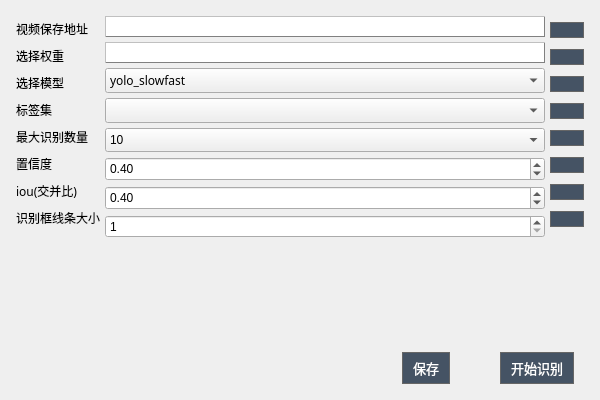
<?xml version="1.0" encoding="UTF-8"?>
<ui version="4.0">
 <class>model_settings</class>
 <widget class="QDialog" name="model_settings">
  <property name="geometry">
   <rect>
    <x>0</x>
    <y>0</y>
    <width>600</width>
    <height>400</height>
   </rect>
  </property>
  <property name="windowTitle">
   <string>Dialog</string>
  </property>
  <layout class="QGridLayout" name="gridLayout">
   <item row="0" column="0">
    <layout class="QVBoxLayout" name="verticalLayout" stretch="0,0,0">
     <property name="spacing">
      <number>5</number>
     </property>
     <property name="leftMargin">
      <number>5</number>
     </property>
     <property name="topMargin">
      <number>5</number>
     </property>
     <property name="rightMargin">
      <number>5</number>
     </property>
     <property name="bottomMargin">
      <number>5</number>
     </property>
     <item>
      <layout class="QHBoxLayout" name="horizontalLayout" stretch="0,0,0">
       <item>
        <layout class="QVBoxLayout" name="verticalLayout_2" stretch="1,1,1,1,1,1,1,0">
         <item>
          <widget class="QLabel" name="label">
           <property name="sizePolicy">
            <sizepolicy hsizetype="Fixed" vsizetype="Fixed">
             <horstretch>0</horstretch>
             <verstretch>0</verstretch>
            </sizepolicy>
           </property>
           <property name="font">
            <font>
             <family>微软雅黑</family>
            </font>
           </property>
           <property name="text">
            <string>视频保存地址</string>
           </property>
          </widget>
         </item>
         <item>
          <widget class="QLabel" name="label_2">
           <property name="sizePolicy">
            <sizepolicy hsizetype="Fixed" vsizetype="Fixed">
             <horstretch>0</horstretch>
             <verstretch>0</verstretch>
            </sizepolicy>
           </property>
           <property name="font">
            <font>
             <family>微软雅黑</family>
            </font>
           </property>
           <property name="text">
            <string>选择权重</string>
           </property>
          </widget>
         </item>
         <item>
          <widget class="QLabel" name="label_3">
           <property name="sizePolicy">
            <sizepolicy hsizetype="Fixed" vsizetype="Fixed">
             <horstretch>0</horstretch>
             <verstretch>0</verstretch>
            </sizepolicy>
           </property>
           <property name="font">
            <font>
             <family>微软雅黑</family>
            </font>
           </property>
           <property name="text">
            <string>选择模型</string>
           </property>
          </widget>
         </item>
         <item>
          <widget class="QLabel" name="label_4">
           <property name="sizePolicy">
            <sizepolicy hsizetype="Fixed" vsizetype="Fixed">
             <horstretch>0</horstretch>
             <verstretch>0</verstretch>
            </sizepolicy>
           </property>
           <property name="font">
            <font>
             <family>微软雅黑</family>
            </font>
           </property>
           <property name="text">
            <string>标签集</string>
           </property>
          </widget>
         </item>
         <item>
          <widget class="QLabel" name="label_7">
           <property name="sizePolicy">
            <sizepolicy hsizetype="Fixed" vsizetype="Fixed">
             <horstretch>0</horstretch>
             <verstretch>0</verstretch>
            </sizepolicy>
           </property>
           <property name="font">
            <font>
             <family>微软雅黑</family>
            </font>
           </property>
           <property name="contextMenuPolicy">
            <enum>Qt::DefaultContextMenu</enum>
           </property>
           <property name="text">
            <string>最大识别数量</string>
           </property>
          </widget>
         </item>
         <item>
          <widget class="QLabel" name="label_8">
           <property name="sizePolicy">
            <sizepolicy hsizetype="Fixed" vsizetype="Fixed">
             <horstretch>0</horstretch>
             <verstretch>0</verstretch>
            </sizepolicy>
           </property>
           <property name="font">
            <font>
             <family>微软雅黑</family>
            </font>
           </property>
           <property name="text">
            <string>置信度</string>
           </property>
          </widget>
         </item>
         <item>
          <widget class="QLabel" name="label_9">
           <property name="sizePolicy">
            <sizepolicy hsizetype="Fixed" vsizetype="Fixed">
             <horstretch>0</horstretch>
             <verstretch>0</verstretch>
            </sizepolicy>
           </property>
           <property name="font">
            <font>
             <family>微软雅黑</family>
            </font>
           </property>
           <property name="text">
            <string>iou(交并比)</string>
           </property>
          </widget>
         </item>
         <item>
          <widget class="QLabel" name="label_10">
           <property name="sizePolicy">
            <sizepolicy hsizetype="Fixed" vsizetype="Fixed">
             <horstretch>0</horstretch>
             <verstretch>0</verstretch>
            </sizepolicy>
           </property>
           <property name="font">
            <font>
             <family>微软雅黑</family>
            </font>
           </property>
           <property name="text">
            <string>识别框线条大小</string>
           </property>
          </widget>
         </item>
        </layout>
       </item>
       <item>
        <layout class="QVBoxLayout" name="verticalLayout_3" stretch="1,1,1,1,1,0,0,0">
         <item>
          <widget class="QLineEdit" name="save_address_edit">
           <property name="font">
            <font>
             <family>微软雅黑</family>
            </font>
           </property>
           <property name="styleSheet">
            <string notr="true">border-width:1;border-style:outset;border-color:gray;</string>
           </property>
           <property name="readOnly">
            <bool>true</bool>
           </property>
          </widget>
         </item>
         <item>
          <widget class="QLineEdit" name="pt_edit">
           <property name="font">
            <font>
             <family>微软雅黑</family>
            </font>
           </property>
           <property name="styleSheet">
            <string notr="true">border-width:1;border-style:outset;border-color:gray;</string>
           </property>
           <property name="readOnly">
            <bool>true</bool>
           </property>
          </widget>
         </item>
         <item>
          <widget class="QComboBox" name="model_combox">
           <property name="enabled">
            <bool>true</bool>
           </property>
           <property name="sizePolicy">
            <sizepolicy hsizetype="Expanding" vsizetype="Fixed">
             <horstretch>0</horstretch>
             <verstretch>0</verstretch>
            </sizepolicy>
           </property>
           <property name="minimumSize">
            <size>
             <width>0</width>
             <height>24</height>
            </size>
           </property>
           <property name="font">
            <font>
             <family>微软雅黑</family>
            </font>
           </property>
           <item>
            <property name="text">
             <string>yolo_slowfast</string>
            </property>
           </item>
           <item>
            <property name="text">
             <string>yolov5</string>
            </property>
           </item>
          </widget>
         </item>
         <item>
          <widget class="QComboBox" name="label_combox">
           <property name="sizePolicy">
            <sizepolicy hsizetype="Expanding" vsizetype="Fixed">
             <horstretch>0</horstretch>
             <verstretch>0</verstretch>
            </sizepolicy>
           </property>
           <property name="minimumSize">
            <size>
             <width>0</width>
             <height>24</height>
            </size>
           </property>
           <property name="font">
            <font>
             <family>微软雅黑</family>
            </font>
           </property>
           <property name="styleSheet">
            <string notr="true"/>
           </property>
          </widget>
         </item>
         <item>
          <widget class="QComboBox" name="max_size_comboBox">
           <property name="sizePolicy">
            <sizepolicy hsizetype="Expanding" vsizetype="Fixed">
             <horstretch>0</horstretch>
             <verstretch>0</verstretch>
            </sizepolicy>
           </property>
           <property name="minimumSize">
            <size>
             <width>0</width>
             <height>24</height>
            </size>
           </property>
           <item>
            <property name="text">
             <string>10</string>
            </property>
           </item>
           <item>
            <property name="text">
             <string>20</string>
            </property>
           </item>
           <item>
            <property name="text">
             <string>40</string>
            </property>
           </item>
           <item>
            <property name="text">
             <string>80</string>
            </property>
           </item>
           <item>
            <property name="text">
             <string>100</string>
            </property>
           </item>
          </widget>
         </item>
         <item>
          <widget class="QDoubleSpinBox" name="conf_doubleSpinBox">
           <property name="sizePolicy">
            <sizepolicy hsizetype="Expanding" vsizetype="Fixed">
             <horstretch>0</horstretch>
             <verstretch>0</verstretch>
            </sizepolicy>
           </property>
           <property name="minimumSize">
            <size>
             <width>0</width>
             <height>24</height>
            </size>
           </property>
           <property name="maximum">
            <double>1.000000000000000</double>
           </property>
           <property name="singleStep">
            <double>0.010000000000000</double>
           </property>
           <property name="value">
            <double>0.400000000000000</double>
           </property>
          </widget>
         </item>
         <item>
          <widget class="QDoubleSpinBox" name="iou_doubleSpinBox">
           <property name="sizePolicy">
            <sizepolicy hsizetype="Expanding" vsizetype="Fixed">
             <horstretch>0</horstretch>
             <verstretch>0</verstretch>
            </sizepolicy>
           </property>
           <property name="minimumSize">
            <size>
             <width>0</width>
             <height>24</height>
            </size>
           </property>
           <property name="maximum">
            <double>1.000000000000000</double>
           </property>
           <property name="singleStep">
            <double>0.010000000000000</double>
           </property>
           <property name="stepType">
            <enum>QAbstractSpinBox::AdaptiveDecimalStepType</enum>
           </property>
           <property name="value">
            <double>0.400000000000000</double>
           </property>
          </widget>
         </item>
         <item>
          <widget class="QSpinBox" name="line_thickness">
           <property name="minimum">
            <number>1</number>
           </property>
           <property name="maximum">
            <number>4</number>
           </property>
          </widget>
         </item>
        </layout>
       </item>
       <item>
        <layout class="QVBoxLayout" name="verticalLayout_4" stretch="1,1,1,1,1,1,1,0">
         <item>
          <widget class="QPushButton" name="save_address_button">
           <property name="sizePolicy">
            <sizepolicy hsizetype="Fixed" vsizetype="Fixed">
             <horstretch>0</horstretch>
             <verstretch>0</verstretch>
            </sizepolicy>
           </property>
           <property name="minimumSize">
            <size>
             <width>25</width>
             <height>0</height>
            </size>
           </property>
           <property name="sizeIncrement">
            <size>
             <width>25</width>
             <height>0</height>
            </size>
           </property>
           <property name="styleSheet">
            <string notr="true">QPushButton {
    background-color: #455364; /* 默认颜色，浅灰色 */
    border: 1px solid #666666; /* 灰色的边框 */
}

QPushButton:hover {
    background-color: #54687a; /* 鼠标悬停时的颜色，稍浅的灰色 */
}

QPushButton:pressed {
    background-color: #455364; /* 鼠标点击时的颜色，稍深的灰色 */
}
</string>
           </property>
           <property name="text">
            <string/>
           </property>
           <property name="icon">
            <iconset>
             <normaloff>resources/op_icon/edit.png</normaloff>resources/op_icon/edit.png</iconset>
           </property>
          </widget>
         </item>
         <item>
          <widget class="QPushButton" name="pt_select_button">
           <property name="sizePolicy">
            <sizepolicy hsizetype="Fixed" vsizetype="Fixed">
             <horstretch>0</horstretch>
             <verstretch>0</verstretch>
            </sizepolicy>
           </property>
           <property name="minimumSize">
            <size>
             <width>25</width>
             <height>0</height>
            </size>
           </property>
           <property name="styleSheet">
            <string notr="true">QPushButton {
    background-color: #455364; /* 默认颜色，浅灰色 */
    border: 1px solid #666666; /* 灰色的边框 */
}

QPushButton:hover {
    background-color: #54687a; /* 鼠标悬停时的颜色，稍浅的灰色 */
}

QPushButton:pressed {
    background-color: #455364; /* 鼠标点击时的颜色，稍深的灰色 */
}
</string>
           </property>
           <property name="text">
            <string/>
           </property>
           <property name="icon">
            <iconset>
             <normaloff>resources/op_icon/edit.png</normaloff>resources/op_icon/edit.png</iconset>
           </property>
          </widget>
         </item>
         <item>
          <widget class="QPushButton" name="model_select_button">
           <property name="sizePolicy">
            <sizepolicy hsizetype="Fixed" vsizetype="Fixed">
             <horstretch>0</horstretch>
             <verstretch>0</verstretch>
            </sizepolicy>
           </property>
           <property name="minimumSize">
            <size>
             <width>25</width>
             <height>0</height>
            </size>
           </property>
           <property name="styleSheet">
            <string notr="true">QPushButton {
    background-color: #455364; /* 默认颜色，浅灰色 */
    border: 1px solid #666666; /* 灰色的边框 */
}

QPushButton:hover {
    background-color: #54687a; /* 鼠标悬停时的颜色，稍浅的灰色 */
}

QPushButton:pressed {
    background-color: #455364; /* 鼠标点击时的颜色，稍深的灰色 */
}
</string>
           </property>
           <property name="text">
            <string/>
           </property>
           <property name="icon">
            <iconset>
             <normaloff>resources/op_icon/alarm.png</normaloff>resources/op_icon/alarm.png</iconset>
           </property>
          </widget>
         </item>
         <item>
          <widget class="QPushButton" name="labels_select_button">
           <property name="sizePolicy">
            <sizepolicy hsizetype="Fixed" vsizetype="Fixed">
             <horstretch>0</horstretch>
             <verstretch>0</verstretch>
            </sizepolicy>
           </property>
           <property name="minimumSize">
            <size>
             <width>25</width>
             <height>0</height>
            </size>
           </property>
           <property name="styleSheet">
            <string notr="true">QPushButton {
    background-color: #455364; /* 默认颜色，浅灰色 */
    border: 1px solid #666666; /* 灰色的边框 */
}

QPushButton:hover {
    background-color: #54687a; /* 鼠标悬停时的颜色，稍浅的灰色 */
}

QPushButton:pressed {
    background-color: #455364; /* 鼠标点击时的颜色，稍深的灰色 */
}
</string>
           </property>
           <property name="text">
            <string/>
           </property>
           <property name="icon">
            <iconset>
             <normaloff>resources/op_icon/edit.png</normaloff>resources/op_icon/edit.png</iconset>
           </property>
          </widget>
         </item>
         <item>
          <widget class="QPushButton" name="max_size">
           <property name="sizePolicy">
            <sizepolicy hsizetype="Fixed" vsizetype="Fixed">
             <horstretch>0</horstretch>
             <verstretch>0</verstretch>
            </sizepolicy>
           </property>
           <property name="styleSheet">
            <string notr="true">QPushButton {
    background-color: #455364; /* 默认颜色，浅灰色 */
    border: 1px solid #666666; /* 灰色的边框 */
}

QPushButton:hover {
    background-color: #54687a; /* 鼠标悬停时的颜色，稍浅的灰色 */
}

QPushButton:pressed {
    background-color: #455364; /* 鼠标点击时的颜色，稍深的灰色 */
}
</string>
           </property>
           <property name="text">
            <string/>
           </property>
           <property name="icon">
            <iconset>
             <normaloff>resources/op_icon/alarm.png</normaloff>resources/op_icon/alarm.png</iconset>
           </property>
          </widget>
         </item>
         <item>
          <widget class="QPushButton" name="conf">
           <property name="sizePolicy">
            <sizepolicy hsizetype="Fixed" vsizetype="Fixed">
             <horstretch>0</horstretch>
             <verstretch>0</verstretch>
            </sizepolicy>
           </property>
           <property name="styleSheet">
            <string notr="true">QPushButton {
    background-color: #455364; /* 默认颜色，浅灰色 */
    border: 1px solid #666666; /* 灰色的边框 */
}

QPushButton:hover {
    background-color: #54687a; /* 鼠标悬停时的颜色，稍浅的灰色 */
}

QPushButton:pressed {
    background-color: #455364; /* 鼠标点击时的颜色，稍深的灰色 */
}
</string>
           </property>
           <property name="text">
            <string/>
           </property>
           <property name="icon">
            <iconset>
             <normaloff>resources/op_icon/alarm.png</normaloff>resources/op_icon/alarm.png</iconset>
           </property>
          </widget>
         </item>
         <item>
          <widget class="QPushButton" name="iou">
           <property name="sizePolicy">
            <sizepolicy hsizetype="Fixed" vsizetype="Fixed">
             <horstretch>0</horstretch>
             <verstretch>0</verstretch>
            </sizepolicy>
           </property>
           <property name="styleSheet">
            <string notr="true">QPushButton {
    background-color: #455364; /* 默认颜色，浅灰色 */
    border: 1px solid #666666; /* 灰色的边框 */
}

QPushButton:hover {
    background-color: #54687a; /* 鼠标悬停时的颜色，稍浅的灰色 */
}

QPushButton:pressed {
    background-color: #455364; /* 鼠标点击时的颜色，稍深的灰色 */
}
</string>
           </property>
           <property name="text">
            <string/>
           </property>
           <property name="icon">
            <iconset>
             <normaloff>resources/op_icon/alarm.png</normaloff>resources/op_icon/alarm.png</iconset>
           </property>
          </widget>
         </item>
         <item>
          <widget class="QPushButton" name="line_thickness_button">
           <property name="sizePolicy">
            <sizepolicy hsizetype="Fixed" vsizetype="Fixed">
             <horstretch>0</horstretch>
             <verstretch>0</verstretch>
            </sizepolicy>
           </property>
           <property name="styleSheet">
            <string notr="true">QPushButton {
    background-color: #455364; /* 默认颜色，浅灰色 */
    border: 1px solid #666666; /* 灰色的边框 */
}

QPushButton:hover {
    background-color: #54687a; /* 鼠标悬停时的颜色，稍浅的灰色 */
}

QPushButton:pressed {
    background-color: #455364; /* 鼠标点击时的颜色，稍深的灰色 */
}
</string>
           </property>
           <property name="text">
            <string/>
           </property>
           <property name="icon">
            <iconset>
             <normaloff>resources/op_icon/alarm.png</normaloff>resources/op_icon/alarm.png</iconset>
           </property>
          </widget>
         </item>
        </layout>
       </item>
      </layout>
     </item>
     <item>
      <widget class="QLabel" name="label_5">
       <property name="sizePolicy">
        <sizepolicy hsizetype="Preferred" vsizetype="Expanding">
         <horstretch>0</horstretch>
         <verstretch>0</verstretch>
        </sizepolicy>
       </property>
       <property name="styleSheet">
        <string notr="true">QPushButton {
    background-color: #455364; /* 默认颜色，浅灰色 */
    border: 1px solid #666666; /* 灰色的边框 */
    padding: 5px 10px;
}

QPushButton:hover {
    background-color: #54687a; /* 鼠标悬停时的颜色，稍浅的灰色 */
}

QPushButton:pressed {
    background-color: #455364; /* 鼠标点击时的颜色，稍深的灰色 */
}
</string>
       </property>
       <property name="text">
        <string/>
       </property>
      </widget>
     </item>
     <item>
      <widget class="QWidget" name="widget" native="true">
       <layout class="QGridLayout" name="gridLayout_2">
        <property name="leftMargin">
         <number>0</number>
        </property>
        <property name="topMargin">
         <number>0</number>
        </property>
        <property name="rightMargin">
         <number>0</number>
        </property>
        <property name="bottomMargin">
         <number>0</number>
        </property>
        <property name="spacing">
         <number>0</number>
        </property>
        <item row="0" column="0">
         <layout class="QHBoxLayout" name="horizontalLayout_5">
          <property name="spacing">
           <number>50</number>
          </property>
          <property name="leftMargin">
           <number>10</number>
          </property>
          <property name="rightMargin">
           <number>10</number>
          </property>
          <item>
           <widget class="QLabel" name="label_6">
            <property name="sizePolicy">
             <sizepolicy hsizetype="Expanding" vsizetype="Preferred">
              <horstretch>0</horstretch>
              <verstretch>0</verstretch>
             </sizepolicy>
            </property>
            <property name="text">
             <string/>
            </property>
           </widget>
          </item>
          <item>
           <widget class="QPushButton" name="save_button">
            <property name="sizePolicy">
             <sizepolicy hsizetype="Fixed" vsizetype="Fixed">
              <horstretch>0</horstretch>
              <verstretch>0</verstretch>
             </sizepolicy>
            </property>
            <property name="minimumSize">
             <size>
              <width>40</width>
              <height>20</height>
             </size>
            </property>
            <property name="palette">
             <palette>
              <active>
               <colorrole role="Button">
                <brush brushstyle="SolidPattern">
                 <color alpha="255">
                  <red>69</red>
                  <green>83</green>
                  <blue>100</blue>
                 </color>
                </brush>
               </colorrole>
               <colorrole role="ButtonText">
                <brush brushstyle="SolidPattern">
                 <color alpha="255">
                  <red>255</red>
                  <green>255</green>
                  <blue>255</blue>
                 </color>
                </brush>
               </colorrole>
               <colorrole role="Base">
                <brush brushstyle="SolidPattern">
                 <color alpha="255">
                  <red>69</red>
                  <green>83</green>
                  <blue>100</blue>
                 </color>
                </brush>
               </colorrole>
               <colorrole role="Window">
                <brush brushstyle="SolidPattern">
                 <color alpha="255">
                  <red>69</red>
                  <green>83</green>
                  <blue>100</blue>
                 </color>
                </brush>
               </colorrole>
              </active>
              <inactive>
               <colorrole role="Button">
                <brush brushstyle="SolidPattern">
                 <color alpha="255">
                  <red>69</red>
                  <green>83</green>
                  <blue>100</blue>
                 </color>
                </brush>
               </colorrole>
               <colorrole role="ButtonText">
                <brush brushstyle="SolidPattern">
                 <color alpha="255">
                  <red>255</red>
                  <green>255</green>
                  <blue>255</blue>
                 </color>
                </brush>
               </colorrole>
               <colorrole role="Base">
                <brush brushstyle="SolidPattern">
                 <color alpha="255">
                  <red>69</red>
                  <green>83</green>
                  <blue>100</blue>
                 </color>
                </brush>
               </colorrole>
               <colorrole role="Window">
                <brush brushstyle="SolidPattern">
                 <color alpha="255">
                  <red>69</red>
                  <green>83</green>
                  <blue>100</blue>
                 </color>
                </brush>
               </colorrole>
              </inactive>
              <disabled>
               <colorrole role="Button">
                <brush brushstyle="SolidPattern">
                 <color alpha="255">
                  <red>69</red>
                  <green>83</green>
                  <blue>100</blue>
                 </color>
                </brush>
               </colorrole>
               <colorrole role="ButtonText">
                <brush brushstyle="SolidPattern">
                 <color alpha="255">
                  <red>120</red>
                  <green>120</green>
                  <blue>120</blue>
                 </color>
                </brush>
               </colorrole>
               <colorrole role="Base">
                <brush brushstyle="SolidPattern">
                 <color alpha="255">
                  <red>69</red>
                  <green>83</green>
                  <blue>100</blue>
                 </color>
                </brush>
               </colorrole>
               <colorrole role="Window">
                <brush brushstyle="SolidPattern">
                 <color alpha="255">
                  <red>69</red>
                  <green>83</green>
                  <blue>100</blue>
                 </color>
                </brush>
               </colorrole>
              </disabled>
             </palette>
            </property>
            <property name="font">
             <font>
              <family>微软雅黑</family>
              <pointsize>10</pointsize>
             </font>
            </property>
            <property name="autoFillBackground">
             <bool>false</bool>
            </property>
            <property name="styleSheet">
             <string notr="true">QPushButton {
    background-color: #455364; /* 默认颜色，浅灰色 */
    border: 1px solid #666666; /* 灰色的边框 */
    padding: 5px 10px;
}

QPushButton:hover {
    background-color: #54687a; /* 鼠标悬停时的颜色，稍浅的灰色 */
}

QPushButton:pressed {
    background-color: #455364; /* 鼠标点击时的颜色，稍深的灰色 */
}
</string>
            </property>
            <property name="text">
             <string>保存</string>
            </property>
           </widget>
          </item>
          <item>
           <widget class="QPushButton" name="begin">
            <property name="palette">
             <palette>
              <active>
               <colorrole role="Button">
                <brush brushstyle="SolidPattern">
                 <color alpha="255">
                  <red>69</red>
                  <green>83</green>
                  <blue>100</blue>
                 </color>
                </brush>
               </colorrole>
               <colorrole role="ButtonText">
                <brush brushstyle="SolidPattern">
                 <color alpha="255">
                  <red>255</red>
                  <green>255</green>
                  <blue>255</blue>
                 </color>
                </brush>
               </colorrole>
               <colorrole role="Base">
                <brush brushstyle="SolidPattern">
                 <color alpha="255">
                  <red>69</red>
                  <green>83</green>
                  <blue>100</blue>
                 </color>
                </brush>
               </colorrole>
               <colorrole role="Window">
                <brush brushstyle="SolidPattern">
                 <color alpha="255">
                  <red>69</red>
                  <green>83</green>
                  <blue>100</blue>
                 </color>
                </brush>
               </colorrole>
              </active>
              <inactive>
               <colorrole role="Button">
                <brush brushstyle="SolidPattern">
                 <color alpha="255">
                  <red>69</red>
                  <green>83</green>
                  <blue>100</blue>
                 </color>
                </brush>
               </colorrole>
               <colorrole role="ButtonText">
                <brush brushstyle="SolidPattern">
                 <color alpha="255">
                  <red>255</red>
                  <green>255</green>
                  <blue>255</blue>
                 </color>
                </brush>
               </colorrole>
               <colorrole role="Base">
                <brush brushstyle="SolidPattern">
                 <color alpha="255">
                  <red>69</red>
                  <green>83</green>
                  <blue>100</blue>
                 </color>
                </brush>
               </colorrole>
               <colorrole role="Window">
                <brush brushstyle="SolidPattern">
                 <color alpha="255">
                  <red>69</red>
                  <green>83</green>
                  <blue>100</blue>
                 </color>
                </brush>
               </colorrole>
              </inactive>
              <disabled>
               <colorrole role="Button">
                <brush brushstyle="SolidPattern">
                 <color alpha="255">
                  <red>69</red>
                  <green>83</green>
                  <blue>100</blue>
                 </color>
                </brush>
               </colorrole>
               <colorrole role="ButtonText">
                <brush brushstyle="SolidPattern">
                 <color alpha="255">
                  <red>120</red>
                  <green>120</green>
                  <blue>120</blue>
                 </color>
                </brush>
               </colorrole>
               <colorrole role="Base">
                <brush brushstyle="SolidPattern">
                 <color alpha="255">
                  <red>69</red>
                  <green>83</green>
                  <blue>100</blue>
                 </color>
                </brush>
               </colorrole>
               <colorrole role="Window">
                <brush brushstyle="SolidPattern">
                 <color alpha="255">
                  <red>69</red>
                  <green>83</green>
                  <blue>100</blue>
                 </color>
                </brush>
               </colorrole>
              </disabled>
             </palette>
            </property>
            <property name="font">
             <font>
              <family>微软雅黑</family>
              <pointsize>10</pointsize>
             </font>
            </property>
            <property name="focusPolicy">
             <enum>Qt::StrongFocus</enum>
            </property>
            <property name="styleSheet">
             <string notr="true">QPushButton {
    background-color: #455364; /* 默认颜色，浅灰色 */
    border: 1px solid #666666; /* 灰色的边框 */
    padding: 5px 10px;
}

QPushButton:hover {
    background-color: #54687a; /* 鼠标悬停时的颜色，稍浅的灰色 */
}

QPushButton:pressed {
    background-color: #455364; /* 鼠标点击时的颜色，稍深的灰色 */
}
</string>
            </property>
            <property name="text">
             <string>开始识别</string>
            </property>
           </widget>
          </item>
         </layout>
        </item>
       </layout>
      </widget>
     </item>
    </layout>
   </item>
  </layout>
 </widget>
 <resources/>
 <connections/>
</ui>
